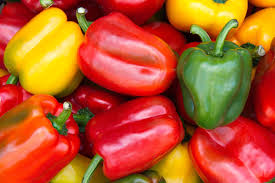
%> input picture basic-histogram/pepper2.jpg, 275 x 183 px
$ octave hist-rgb.m   (GNU Octave 9; MATLAB toolbox functions it lacks are replaced by stand-ins)
%> lines starting %> are read from the running program, lines starting %| are printed output that depends on the picture
original = imread('pepper2.jpg')
%> original is the input picture: size 183x275x3 uint8; mean R, G, B 186.5, 87.8, 40.9

%Split into RGB Channels
Red = original(:,:,1);
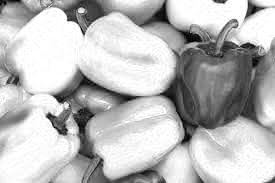
%> Red: size 183x275 uint8; min 0, max 255, mean 186.5
Green = original(:,:,2);
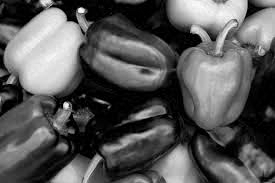
%> Green: size 183x275 uint8; min 0, max 255, mean 87.8
Blue = original(:,:,3);
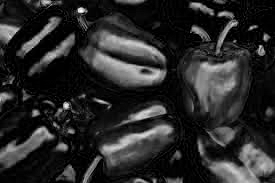
%> Blue: size 183x275 uint8; min 0, max 255, mean 40.9

%Get histValues for each channel
[yRed, x] = imhist(Red);
%> yRed = 256 values, max 5136 at index 256, min 3 at index 3, mean 196.6; x = 256 values from 0 to 255
[yGreen, x] = imhist(Green);
%> yGreen = 256 values, max 3282 at index 1, min 0 at index 252, mean 196.6
[yBlue, x] = imhist(Blue);
%> yBlue = 256 values, max 6068 at index 1, min 0 at index 218, mean 196.6

%Plot them together in one plot
figure
subplot(2,1,1), imshow(original), title('RGB');
subplot(2,1,2), plot(x, yRed, 'Red', x, yGreen, 'Green', x, yBlue, 'Blue');
%> (this line was passed over: plot is not available in this run)
impixelinfo;
